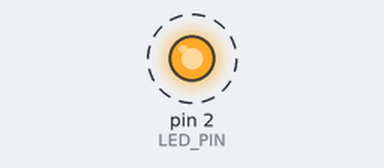
The program below on a simulated Arduino Nano, built with avr-gcc and run on an emulated ATmega328P. Parts: output pins drawn as LEDs (lit = HIGH). Dashed ring = blinking.

Above: at 0.5 s.
Timing chart, 0 to 4.6 s (numbered marks = the images above):
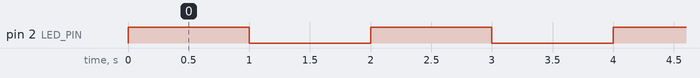

Measured:
- by itself, pin 2 (LED_PIN): alternates HIGH for 1.0 s and LOW for 1.0 s

The program:

main.cpp
```cpp
#include <Arduino.h>

// Объявляем константу для пина. byte занимает всего 1 байт памяти.
// Это гораздо безопаснее, чем просто писать число 2 по всему коду.
const byte LED_PIN = 2;

void setup() {
  // Настраиваем пин D2 на выход. Теперь он готов выдавать безопасный ток.
  pinMode(LED_PIN, OUTPUT);
}

void loop() {
  // Подаем 5V на пин D2. Ток пойдет через провод, анод светодиода,
  // затем через резистор ограничит свою силу и уйдет в GND. Светодиод горит.
  digitalWrite(LED_PIN, HIGH);
  delay(1000); // Ждем 1 секунду

  // Подаем 0V (GND) на пин D2. Тока нет, светодиод гаснет.
  digitalWrite(LED_PIN, LOW);
  delay(1000); // Ждем 1 секунду
}
```
